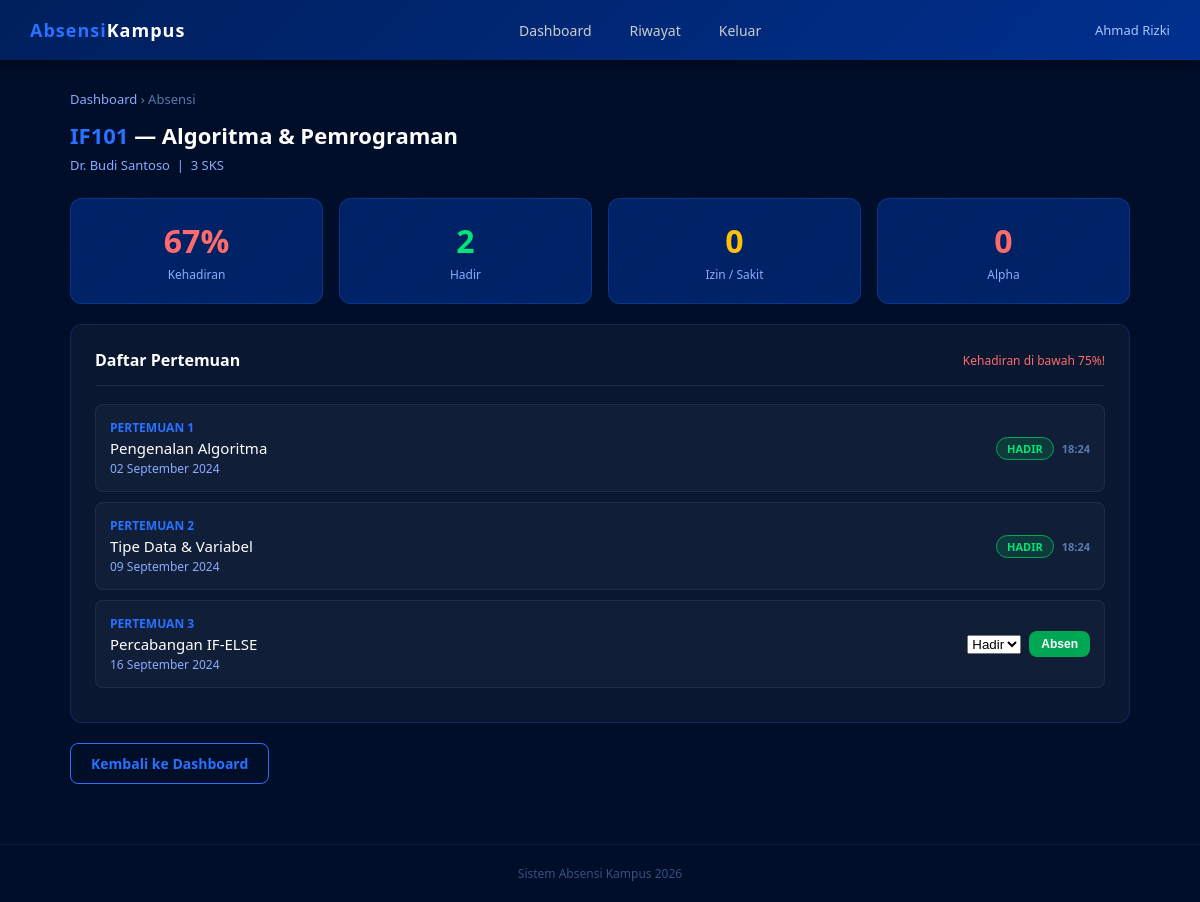
Page /absensi.php?mk_id=1 (signed in) on the earlier database version.
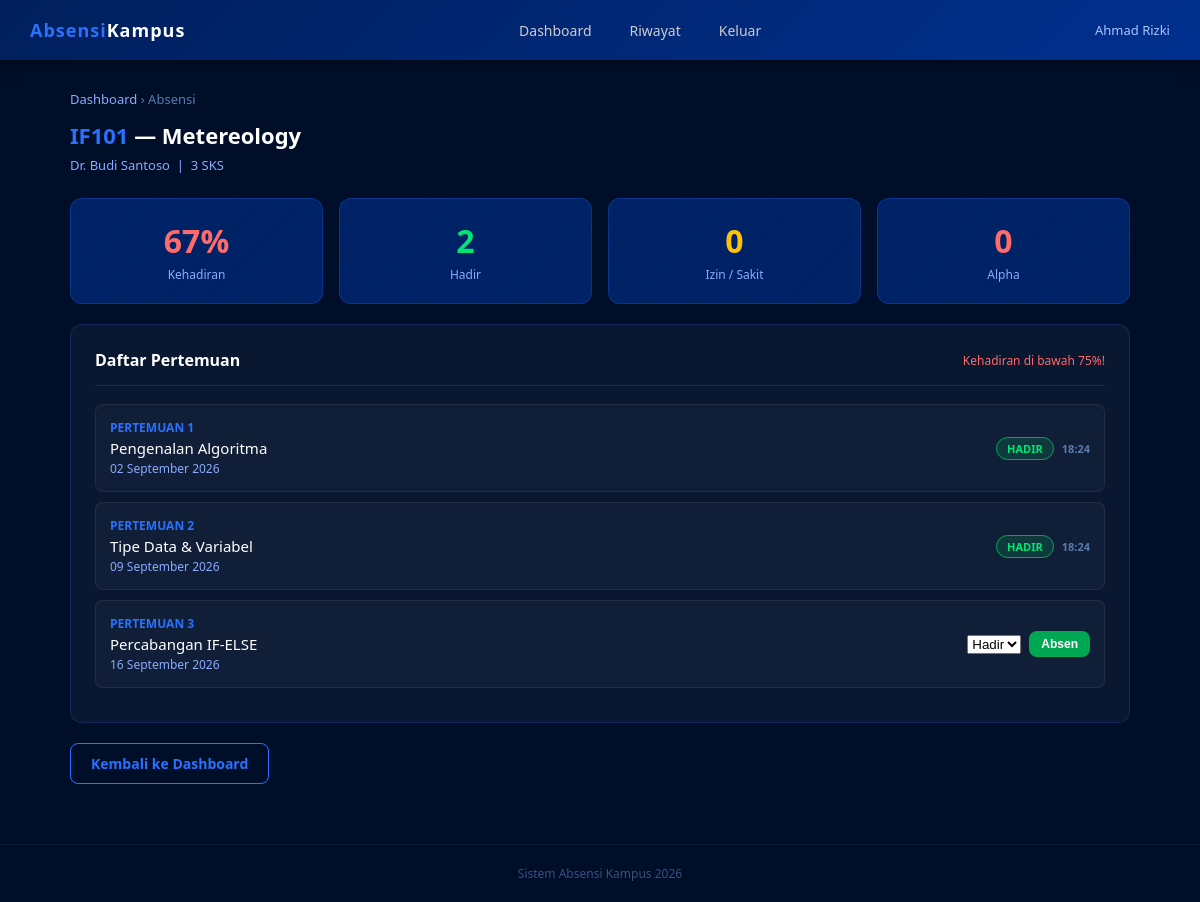
Same page on the later database version.
### tables this page shows
CREATE TABLE enrollment (
    id INT AUTO_INCREMENT PRIMARY KEY,
    mahasiswa_id INT NOT NULL,
    mata_kuliah_id INT NOT NULL,
    FOREIGN KEY (mahasiswa_id) REFERENCES users(id),
    FOREIGN KEY (mata_kuliah_id) REFERENCES mata_kuliah(id)
);

CREATE TABLE mata_kuliah (
    id INT AUTO_INCREMENT PRIMARY KEY,
    kode_mk VARCHAR(10) UNIQUE NOT NULL,
    nama_mk VARCHAR(100) NOT NULL,
    sks INT DEFAULT 2,
    dosen_id INT,
    semester VARCHAR(10),
    created_at TIMESTAMP DEFAULT CURRENT_TIMESTAMP,
    FOREIGN KEY (dosen_id) REFERENCES users(id)
);

CREATE TABLE absensi (
    id INT AUTO_INCREMENT PRIMARY KEY,
    mahasiswa_id INT NOT NULL,
    pertemuan_id INT NOT NULL,
    status_hadir ENUM('hadir', 'izin', 'sakit', 'alpha') DEFAULT 'hadir',
    waktu_absen TIMESTAMP DEFAULT CURRENT_TIMESTAMP,
    FOREIGN KEY (mahasiswa_id) REFERENCES users(id),
    FOREIGN KEY (pertemuan_id) REFERENCES pertemuan(id),
    UNIQUE KEY unik_absen (mahasiswa_id, pertemuan_id)
);

CREATE TABLE pertemuan (
    id INT AUTO_INCREMENT PRIMARY KEY,
    mata_kuliah_id INT NOT NULL,
    pertemuan_ke INT NOT NULL,
    topik VARCHAR(200),
    tanggal DATE NOT NULL,
    status ENUM('aktif', 'selesai') DEFAULT 'aktif',
    FOREIGN KEY (mata_kuliah_id) REFERENCES mata_kuliah(id)
);

CREATE TABLE users (
    id INT AUTO_INCREMENT PRIMARY KEY,
    nim_nip VARCHAR(20) UNIQUE NOT NULL,
    nama VARCHAR(100) NOT NULL,
    password VARCHAR(255) NOT NULL,
    role ENUM('mahasiswa', 'dosen') DEFAULT 'mahasiswa',
    created_at TIMESTAMP DEFAULT CURRENT_TIMESTAMP
);

### absensi.php (the view, shortened to what the changed rows need)
<?php
require_once 'config.php';
$mahasiswa_id = $_SESSION['user_id'];
$mk_id = intval($_GET['mk_id'] ?? 0);
$cek = mysqli_fetch_assoc(mysqli_query($conn,
    "SELECT e.*, mk.nama_mk, mk.kode_mk, mk.sks, u.nama AS nama_dosen
     FROM enrollment e
     JOIN mata_kuliah mk ON e.mata_kuliah_id = mk.id
     JOIN users u ON mk.dosen_id = u.id
     WHERE e.mahasiswa_id = $mahasiswa_id AND e.mata_kuliah_id = $mk_id"
));
$sql_pertemuan = "
    SELECT p.*,
           a.id AS absen_id,
           a.status_hadir,
           a.waktu_absen
    FROM pertemuan p
    LEFT JOIN absensi a ON a.pertemuan_id = p.id AND a.mahasiswa_id = $mahasiswa_id
    WHERE p.mata_kuliah_id = $mk_id
    ORDER BY p.pertemuan_ke ASC
";
$daftar_pertemuan = mysqli_query($conn, $sql_pertemuan);
?>
<!DOCTYPE html>
<html lang="id">
<head>
    <link rel="stylesheet" href="style.css">
</head>
<body>
<div class="container">
    <div style="font-size:13px; color:#5a7ab0; margin-bottom:12px;">
        <a href="dashboard_mahasiswa.php" style="color:#8aabff;">Dashboard</a> &rsaquo; Absensi
    </div>
    <div class="page-title"><span><?= htmlspecialchars($cek['kode_mk']) ?></span> — <?= htmlspecialchars($cek['nama_mk']) ?></div>
    <div class="page-subtitle">
        <?= htmlspecialchars($cek['nama_dosen']) ?> &nbsp;|&nbsp; <?= $cek['sks'] ?> SKS
    </div>
    <div class="stats-grid" style="margin-bottom:20px;">
        <div class="stat-card">
        </div>
        <div class="stat-card">
        </div>
        <div class="stat-card">
        </div>
        <div class="stat-card">
        </div>
    </div>
    <div class="card">
        <div class="card-header">
        </div>
        <?php if (mysqli_num_rows($daftar_pertemuan) == 0): ?>
            <div class="alert alert-info">Belum ada pertemuan yang dibuat oleh dosen.</div>
        <?php else: ?>
            <?php while ($p = mysqli_fetch_assoc($daftar_pertemuan)): ?>
            <div class="pertemuan-item">
                <div class="pertemuan-info">
                    <div class="nomor">PERTEMUAN <?= $p['pertemuan_ke'] ?></div>
                    <div class="topik"><?= htmlspecialchars($p['topik'] ?? 'Tidak ada topik') ?></div>
                    <div class="tanggal"><?= date('d F Y', strtotime($p['tanggal'])) ?></div>
                </div>
                <div>
                    <?php if ($p['absen_id']): ?>
                        <div class="sudah-absen">
                            <span class="badge badge-<?= $p['status_hadir'] ?>">
                                <?= strtoupper($p['status_hadir']) ?>
                            </span>
                            <span style="font-size:11px; color:#5a7ab0;">
                                <?= date('H:i', strtotime($p['waktu_absen'])) ?>
                            </span>
                        </div>
                    <?php elseif ($p['status'] == 'aktif'): ?>
                        <form method="POST" style="display:flex; gap:8px; align-items:center;">
                            <select name="status_hadir" style="width:auto;">
                                <option value="hadir">Hadir</option>
                            </select>
                            <button type="submit" class="btn btn-success btn-sm">Absen</button>
                        </form>
                    <?php else: ?>
                        <span style="font-size:12px; color:#5a7ab0;">Tidak hadir</span>
                        <span class="badge badge-alpha" style="margin-left:6px;">ALPHA</span>
                    <?php endif; ?>
                </div>
            </div>
            <?php endwhile; ?>
        <?php endif; ?>
    </div>
    <a href="dashboard_mahasiswa.php" class="btn btn-outline">Kembali ke Dashboard</a>
</div>
</body>
</html>

Differences in the rows shown:
changed through a linked row, enrollment "IF101": mata_kuliah.nama_mk "Algoritma & Pemrograman" → "Metereology"
changed through a linked row, absensi "Pengenalan Algoritma": pertemuan.tanggal "02 September 2024" → "02 September 2026"
changed through a linked row, absensi "Tipe Data & Variabel": pertemuan.tanggal "09 September 2024" → "09 September 2026"
changed pertemuan "Percabangan IF-ELSE": tanggal "16 September 2024" → "16 September 2026"
